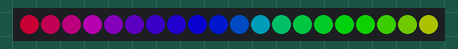
This sketch was run on a simulated Arduino Uno, built with avr-gcc and run on an emulated ATmega328P. On the bench: 20 RGB LEDs in strip order, left to right. Dim RGB values are drawn brighter than linear.

Above: at 1.15 s.
At 5.95 s:
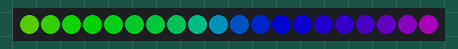
At 10.76 s:
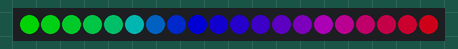
At 20.37 s:
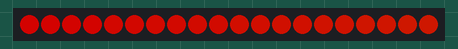
At 29.99 s:
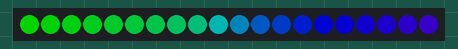
At 39.6 s:
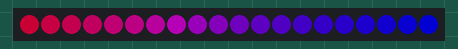

The sketch:

fill_grad.ino
```cpp
/* fill_grad

By: Andrew Tuline

Date: August, 2015

Here's a simple method to blend between a couple of colours across a strand of LED's. It doesn't really make good use of
the individually addressable aspect of these LED's.

It uses FastLED's:

- fill_gradient() function to blend between two colours
- beatsin8() to provide a time based smooth varying input to blend().

An issue when using the fill_gradient is which way you want the gradient to sweep around the colour wheel. Options are:

  FORWARD_HUES: hue always goes clockwise
  BACKWARD_HUES: hue always goes counter-clockwise
  SHORTEST_HUES: hue goes whichever way is shortest and is the DEFAULT
  LONGEST_HUES: hue goes whichever way is longest

When the start and end colours are animated, the sweep will flip in the other direction at certain points, thus causing a disruption of the smooth gradient.

This routine demonstrates one method to animate the start/end hues and to ensure the fill_gradient remains consistently smooth.

*/


#include "FastLED.h"                                          // FastLED library. Preferably the latest copy of FastLED 2.1.

#if FASTLED_VERSION < 3001000
#error "Requires FastLED 3.1 or later; check github for latest code."
#endif

// Fixed global definitions.
#define LED_DT 12                                             // Data pin to connect to the strip.
#define LED_CK 11
#define COLOR_ORDER BGR                                       // Are they RGB, GRB or what??
#define LED_TYPE APA102                                       // Don't forget to change LEDS.addLeds
#define NUM_LEDS 20                                           // Number of LED's.

// Initialize changeable global variables.
uint8_t max_bright = 128;                                      // Overall brightness definition. It can be changed on the fly.

struct CRGB leds[NUM_LEDS];                                   // Initialize our LED array.


void setup() {
  delay(1000);                                                 // Power-up safety delay or something like that.
  Serial.begin(57600);
  LEDS.addLeds<LED_TYPE, LED_DT, LED_CK, COLOR_ORDER>(leds, NUM_LEDS);  // Use this for WS2801 or APA102
  set_max_power_in_volts_and_milliamps(5, 500);               // This is used by the power management functionality and is currently set at 5V, 500mA.
  FastLED.setBrightness(max_bright);
} // setup()


void loop () {
  blendme();
  show_at_max_brightness_for_power();                         // Power managed display of LED's.
} // loop()


void blendme() {
  uint8_t starthue = beatsin8(20, 0, 255);
  uint8_t endhue = beatsin8(35, 0, 255);
  if (starthue < endhue) {
    fill_gradient(leds, NUM_LEDS, CHSV(starthue,255,255), CHSV(endhue,255,255), FORWARD_HUES);    // If we don't have this, the colour fill will flip around
  } else {
    fill_gradient(leds, NUM_LEDS, CHSV(starthue,255,255), CHSV(endhue,255,255), BACKWARD_HUES);
  }
} // blendme()
```
